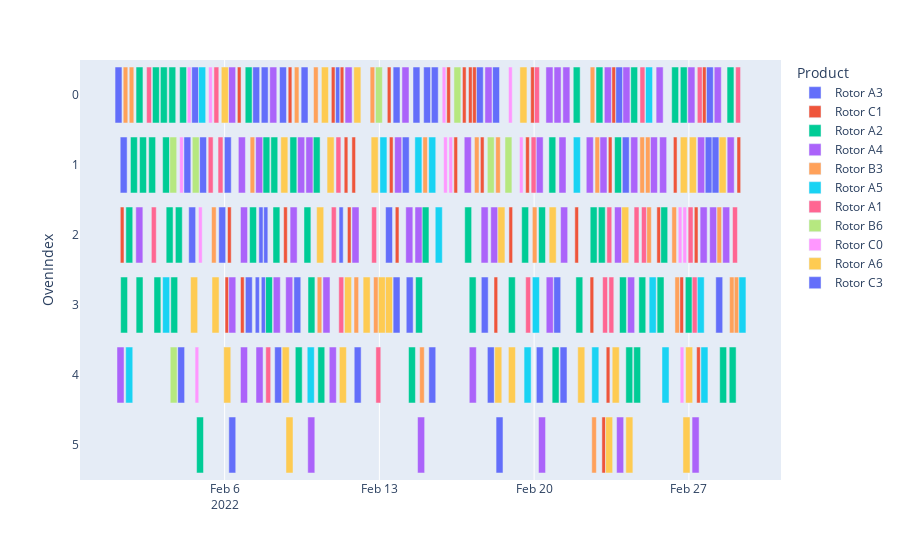

The notebook cell this image was saved under:
### Code cell
fig = px.timeline(nodes_df, x_start='JobStart', x_end='JobFinish', y="OvenIndex", color="Product", text="ProductIndexes")
fig.update_yaxes(autorange="reversed") # otherwise tasks are listed from the bottom up
fig.show()
